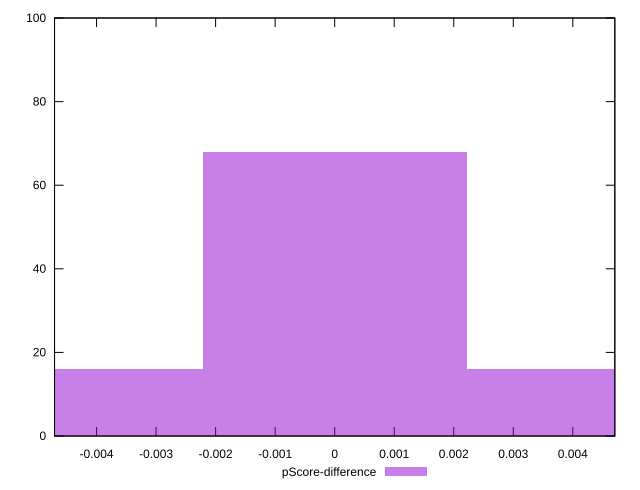

This chart was generated by the following gnuplot code:
reset

$pScoreDifference <<EOF
0 68
0.00443451016154911 16
-0.00443451016154911 16
EOF

set key outside below
set boxwidth 0.00443451016154911
set xrange [-0.004705882352941171:0.004705882352941171]
set yrange [0:100]
set trange [0:100]
set style fill transparent solid 0.5 noborder
set terminal svg size 640, 490 enhanced background rgb 'white'
set output "reports/report_00028_2021-02-24T12-49-42.674Z/uses-http2/samples/astro/pScore-difference/histogram.svg"

plot $pScoreDifference title "pScore-difference" with boxes

reset
